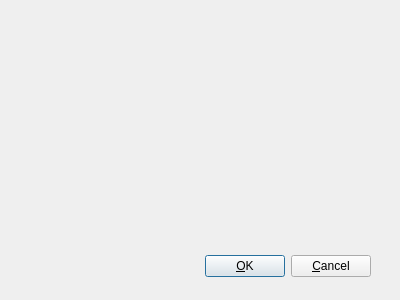
<ui version="4.0" >
 <author></author>
 <comment></comment>
 <exportmacro></exportmacro>
 <class>Dialog</class>
 <widget class="QDialog" name="Dialog" >
  <property name="geometry" >
   <rect>
    <x>0</x>
    <y>0</y>
    <width>400</width>
    <height>300</height>
   </rect>
  </property>
  <property name="windowTitle" >
   <string>Dialog</string>
  </property>
  <widget class="QWidget" name="layoutWidget" >
   <property name="geometry" >
    <rect>
     <x>20</x>
     <y>250</y>
     <width>351</width>
     <height>33</height>
    </rect>
   </property>
   <layout class="QHBoxLayout" >
    <property name="margin" >
     <number>0</number>
    </property>
    <property name="spacing" >
     <number>6</number>
    </property>
    <item>
     <spacer>
      <property name="orientation" >
       <enum>Qt::Horizontal</enum>
      </property>
      <property name="sizeHint" >
       <size>
        <width>131</width>
        <height>31</height>
       </size>
      </property>
     </spacer>
    </item>
    <item>
     <widget class="QPushButton" name="okButton" >
      <property name="text" >
       <string>&amp;OK</string>
      </property>
     </widget>
    </item>
    <item>
     <widget class="QPushButton" name="cancelButton" >
      <property name="text" >
       <string>&amp;Cancel</string>
      </property>
     </widget>
    </item>
   </layout>
  </widget>
 </widget>
 <pixmapfunction></pixmapfunction>
 <resources/>
 <connections>
  <connection>
   <sender>okButton</sender>
   <signal>clicked()</signal>
   <receiver>Dialog</receiver>
   <slot>accept()</slot>
   <hints>
    <hint type="sourcelabel" >
     <x>278</x>
     <y>253</y>
    </hint>
    <hint type="destinationlabel" >
     <x>96</x>
     <y>254</y>
    </hint>
   </hints>
  </connection>
  <connection>
   <sender>cancelButton</sender>
   <signal>clicked()</signal>
   <receiver>Dialog</receiver>
   <slot>reject()</slot>
   <hints>
    <hint type="sourcelabel" >
     <x>369</x>
     <y>253</y>
    </hint>
    <hint type="destinationlabel" >
     <x>179</x>
     <y>282</y>
    </hint>
   </hints>
  </connection>
 </connections>
</ui>
